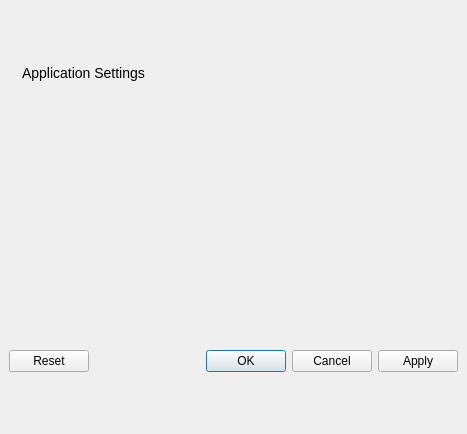
<?xml version="1.0" encoding="UTF-8"?>
<ui version="4.0">
 <class>PreferencesDialog</class>
 <widget class="QDialog" name="PreferencesDialog">
  <property name="geometry">
   <rect>
    <x>0</x>
    <y>0</y>
    <width>467</width>
    <height>434</height>
   </rect>
  </property>
  <property name="windowTitle">
   <string>Application Settings</string>
  </property>
  <property name="windowIcon">
   <iconset resource="icons.qrc">
    <normaloff>:/icons/small_wrench.png</normaloff>:/icons/small_wrench.png</iconset>
  </property>
  <layout class="QVBoxLayout" name="verticalLayout">
   <property name="spacing">
    <number>0</number>
   </property>
   <property name="margin">
    <number>0</number>
   </property>
   <item>
    <widget class="QWidget" name="titleWidget" native="true">
     <layout class="QHBoxLayout" name="horizontalLayout_3">
      <item>
       <widget class="QLabel" name="label_2">
        <property name="text">
         <string/>
        </property>
        <property name="pixmap">
         <pixmap resource="icons.qrc">:/icons/wrench.png</pixmap>
        </property>
       </widget>
      </item>
      <item>
       <widget class="QLabel" name="title_2">
        <property name="styleSheet">
         <string notr="true">QLabel { font-size: 14px; }</string>
        </property>
        <property name="text">
         <string>Application Settings</string>
        </property>
       </widget>
      </item>
      <item>
       <spacer name="horizontalSpacer_2">
        <property name="orientation">
         <enum>Qt::Horizontal</enum>
        </property>
        <property name="sizeHint" stdset="0">
         <size>
          <width>159</width>
          <height>20</height>
         </size>
        </property>
       </spacer>
      </item>
     </layout>
    </widget>
   </item>
   <item>
    <widget class="PrettyTabWidget" name="mainWidget" native="true"/>
   </item>
   <item>
    <widget class="QWidget" name="buttons" native="true">
     <layout class="QHBoxLayout" name="horizontalLayout">
      <item>
       <widget class="QDialogButtonBox" name="buttonBox">
        <property name="standardButtons">
         <set>QDialogButtonBox::Apply|QDialogButtonBox::Cancel|QDialogButtonBox::Ok|QDialogButtonBox::Reset</set>
        </property>
       </widget>
      </item>
     </layout>
    </widget>
   </item>
  </layout>
 </widget>
 <customwidgets>
  <customwidget>
   <class>PrettyTabWidget</class>
   <extends>QWidget</extends>
   <header>prettytabwidget.hpp</header>
   <container>1</container>
  </customwidget>
 </customwidgets>
 <resources>
  <include location="icons.qrc"/>
 </resources>
 <connections>
  <connection>
   <sender>buttonBox</sender>
   <signal>accepted()</signal>
   <receiver>PreferencesDialog</receiver>
   <slot>accept()</slot>
   <hints>
    <hint type="sourcelabel">
     <x>264</x>
     <y>412</y>
    </hint>
    <hint type="destinationlabel">
     <x>282</x>
     <y>448</y>
    </hint>
   </hints>
  </connection>
  <connection>
   <sender>buttonBox</sender>
   <signal>rejected()</signal>
   <receiver>PreferencesDialog</receiver>
   <slot>reject()</slot>
   <hints>
    <hint type="sourcelabel">
     <x>349</x>
     <y>413</y>
    </hint>
    <hint type="destinationlabel">
     <x>350</x>
     <y>467</y>
    </hint>
   </hints>
  </connection>
 </connections>
</ui>
